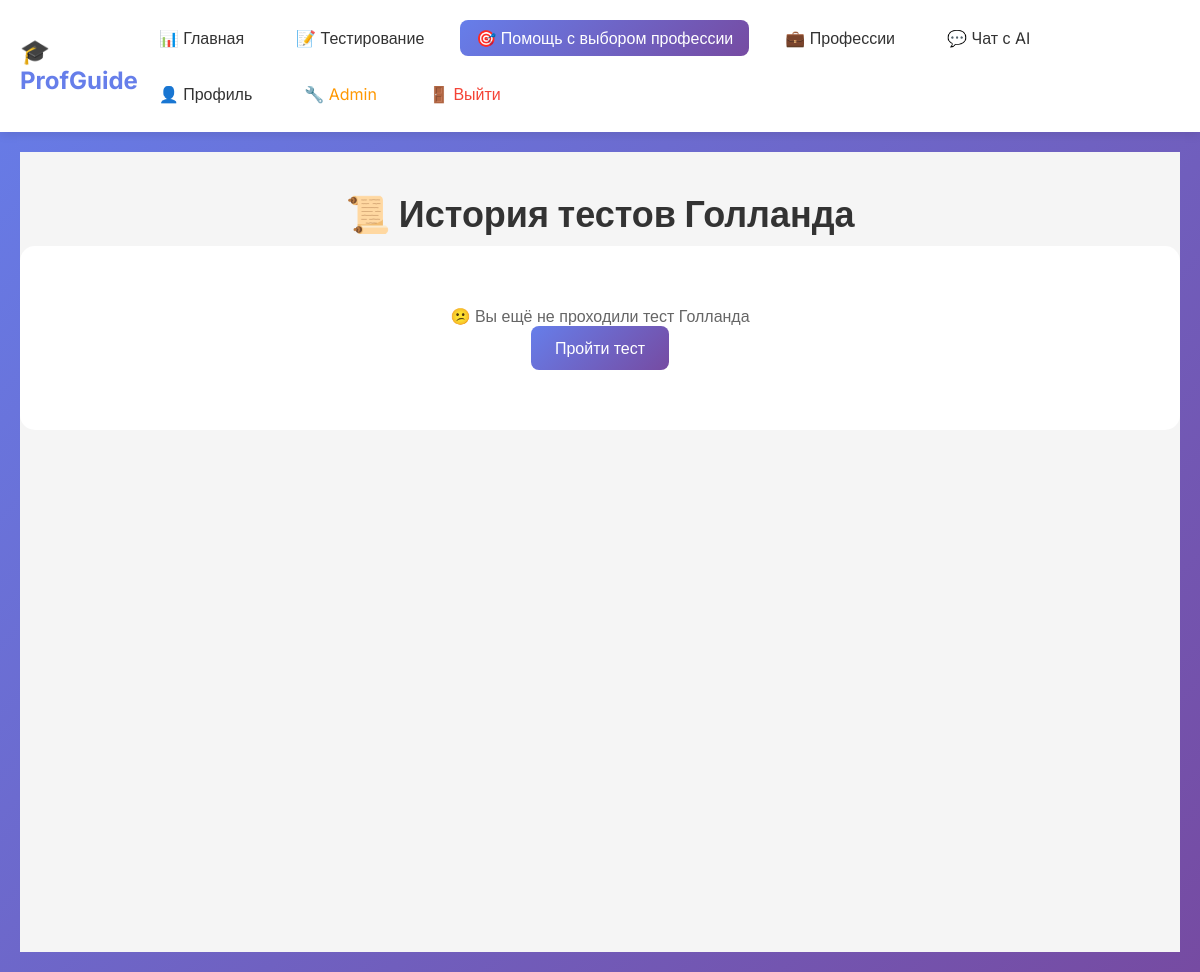
Page /holland/history/ (signed in) on the earlier database version.
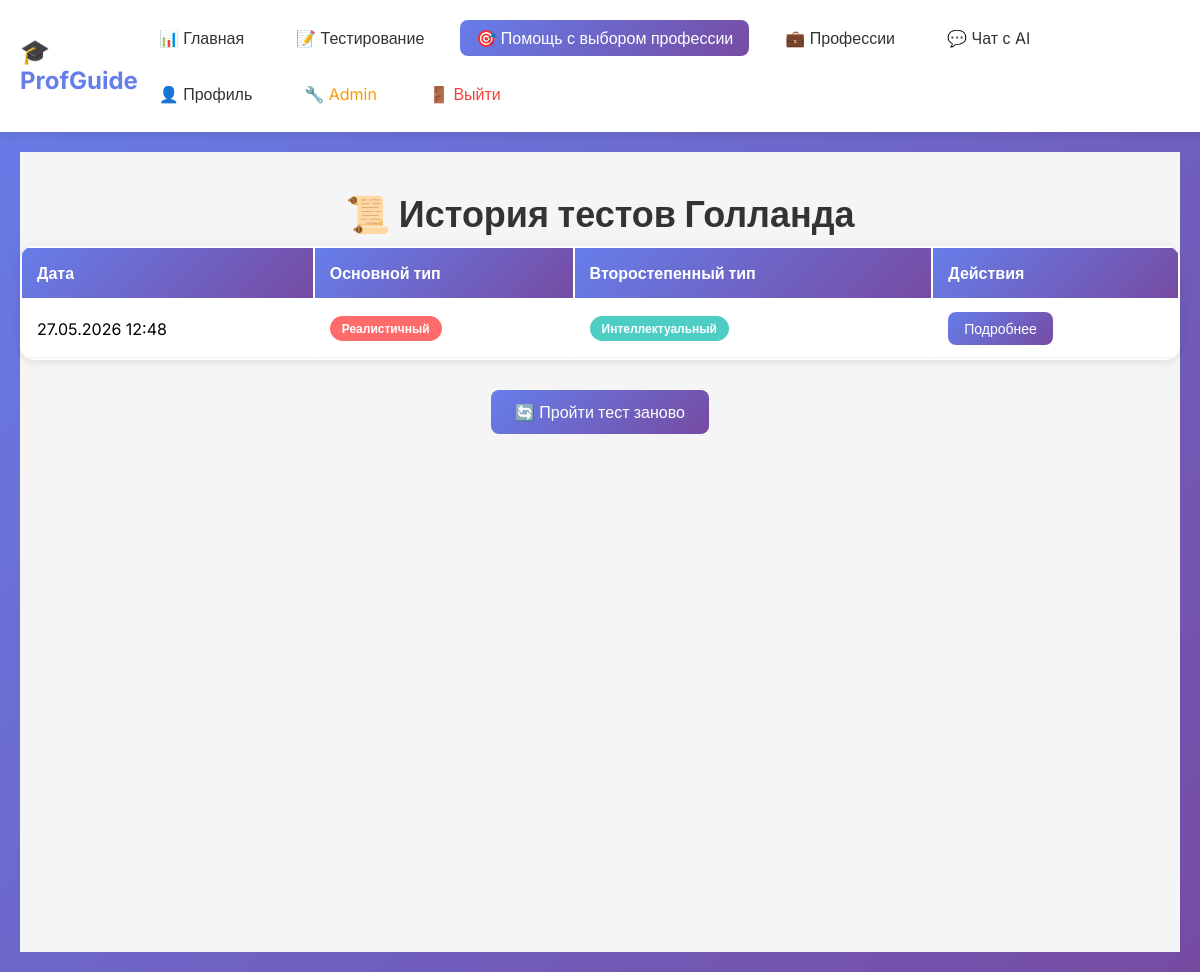
Same page on the later database version.
### holland_test/models.py (models this page shows, shortened)
class HollandTestResult(models.Model):
    user = models.ForeignKey(User, on_delete=models.CASCADE, related_name='holland_results')
    date_taken = models.DateTimeField(auto_now_add=True)
    realistic_score = models.IntegerField(default=0)
    investigative_score = models.IntegerField(default=0)
    artistic_score = models.IntegerField(default=0)
    social_score = models.IntegerField(default=0)
    enterprising_score = models.IntegerField(default=0)
    conventional_score = models.IntegerField(default=0)
    primary_type = models.CharField(max_length=1, blank=True, choices=HollandQuestion.TYPE_CHOICES)
    secondary_type = models.CharField(max_length=1, blank=True, choices=HollandQuestion.TYPE_CHOICES)
    def get_primary_type_name(self):
        return dict(HollandQuestion.TYPE_CHOICES).get(self.primary_type, '')
    def get_secondary_type_name(self):
        return dict(HollandQuestion.TYPE_CHOICES).get(self.secondary_type, '')
    class Meta:
        ordering = ['-date_taken']

### holland_test/views.py (the view)
# urls.py: path('history/', views.holland_test_history, name='history'),
@login_required
def holland_test_history(request):
    results = HollandTestResult.objects.filter(user=request.user)
    return render(request, 'history.html', {'results': results})  # ← history.html

### holland_test/templates/history.html (shortened to what this page needs)
{% extends 'base.html' %}
{% block content %}
<div class="container">
    <div class="testing-page">
        <h1 class="page-title">📜 История тестов Голланда</h1>
        {% if results %}
            <table class="holland-history-table">
                <thead>
                    <tr>
                        <th>Дата</th>
                        <th>Основной тип</th>
                        <th>Второстепенный тип</th>
                        <th>Действия</th>
                    </tr>
                </thead>
                <tbody>
                    {% for result in results %}
                    <tr>
                        <td>{{ result.date_taken|date:"d.m.Y H:i" }}</td>
                        <td>
                            <span class="holland-badge holland-badge-{{ result.primary_type|lower }}">
                                {{ result.get_primary_type_name }}
                            </span>
                        </td>
                        <td>
                            <span class="holland-badge holland-badge-{{ result.secondary_type|lower }}">
                                {{ result.get_secondary_type_name }}
                            </span>
                        </td>
                        <td>
                            <a href="{% url 'holland_test:result' result.id %}" class="btn btn-sm btn-primary">Подробнее</a>
                        </td>
                    </tr>
                    {% endfor %}
                </tbody>
            </table>
            <div class="action-buttons">
                <a href="{% url 'holland_test:start' %}" class="btn btn-primary">🔄 Пройти тест заново</a>
            </div>
        {% else %}
            <div class="no-data">
                <p>😕 Вы ещё не проходили тест Голланда</p>
                <a href="{% url 'holland_test:start' %}" class="btn btn-primary">Пройти тест</a>
            </div>
        {% endif %}
    </div>
</div>
{% endblock %}

Differences in the rows shown:
added HollandTestResult: date_taken "27.05.2026 12:48", get_primary_type_name "Реалистичный", get_secondary_type_name "Интеллектуальный"
Other differences:
text no longer shown: "😕 Вы ещё не проходили тест Голланда Пройти тест"
text now shown: "Дата Основной тип Второстепенный тип Действия 🔄 Пройти тест заново"
